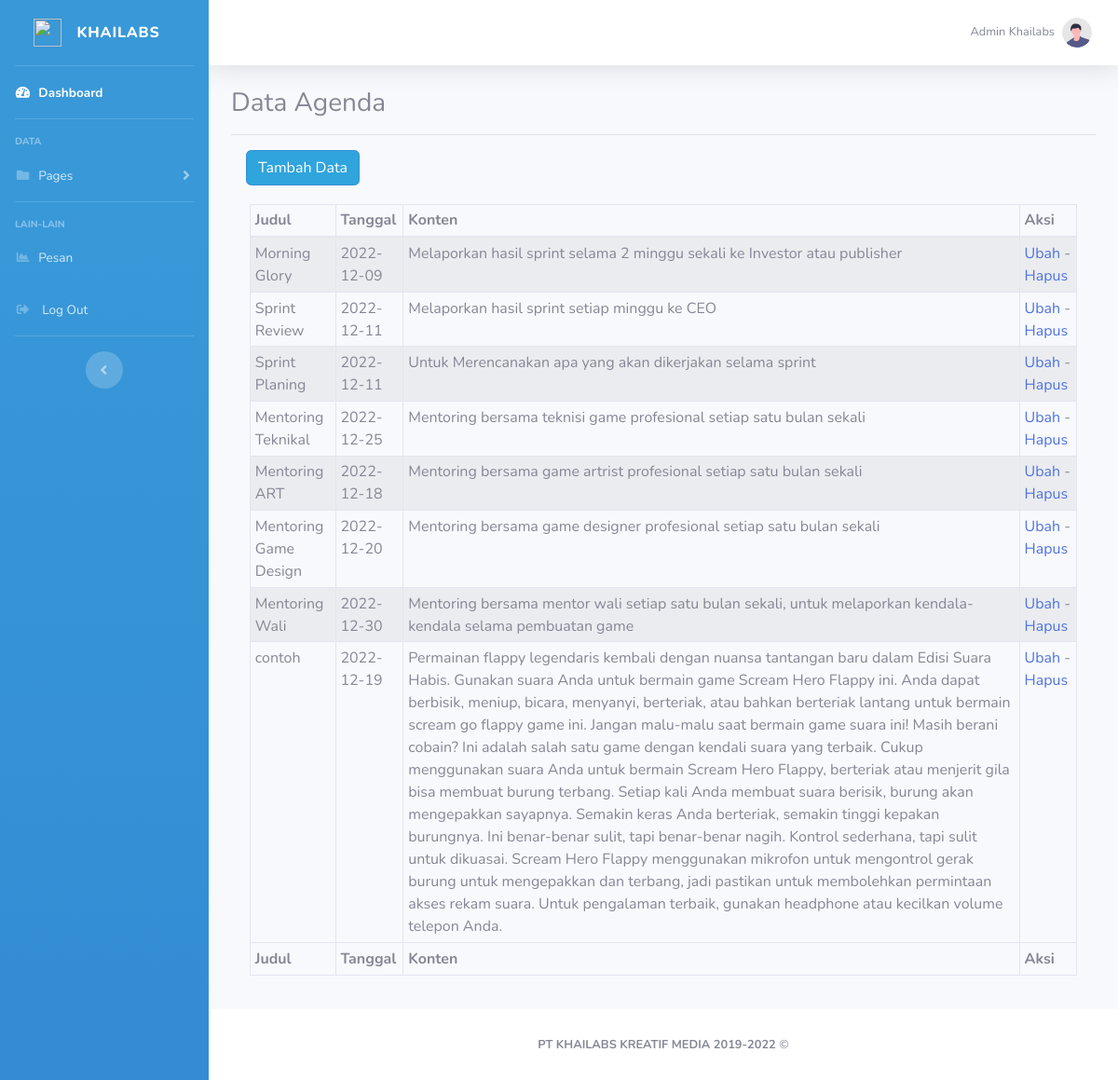
/admin/?page=agenda (signed in), run on the app's committed database.
### tables this page shows
CREATE TABLE `tb_agenda` (
  `id_agenda` int(12) NOT NULL,
  `judul_agenda` varchar(50) NOT NULL,
  `konten_agenda` text NOT NULL,
  `tanggal_agenda` date NOT NULL,
  `id_user` int(12) NOT NULL
);

### admin/halaman/agenda.php (the view)
<h3>Data Agenda</h3>
<hr>
<a href=".?page=tambahagenda" class="btn btn-primary ml-3">Tambah Data</a>
<div class="card-body">
    <div class="table-responsive">
        <table class="table table-striped table-bordered table-sm"  id="dataTable" width="100%" cellspacing="0">
            <thead>
                <tr>
                    <th>Judul</th>
                    <th>Tanggal</th>
                    <th>Konten</th>
                    <th>Aksi</th>
                </tr>
            </thead>
            <tfoot>
                <tr>
                    <th>Judul</th>
                    <th>Tanggal</th>
                    <th>Konten</th>
                    <th>Aksi</th>
                </tr>
            </tfoot>
            <tbody>
                <?php
                $sql = "SELECT * FROM tb_agenda";
                $q = mysqli_query($k, $sql);
                while($r = mysqli_fetch_assoc($q)){
                ?>
                <tr>
                    <td><?=$r['judul_agenda']?></td>
                    <td><?=$r['tanggal_agenda']?></td>
                    <td><?=$r['konten_agenda']?></td>
                    <td>
                    <a href=".?page=ubahagenda&id=<?=$r['id_agenda']?>">Ubah</a>
                        -
                    <a onclick="return confirm('Apakah Anda Yakin Menghapus?')" href=".?page=hapusagenda&id=<?=$r['id_agenda']?>">Hapus</a>
                    </td>
                </tr>
                <?php } ?>
            </tbody>
        </table>
    </div>
</div>

### admin/index.php (shortened to what this page needs)
<?php
if(empty($_SESSION['iduser'])){
    echo "<script>location='login.php'</script>";
}else{
?>
<!DOCTYPE html>
<html lang="en">
<head>
    <link href="vendor/fontawesome-free/css/all.min.css" rel="stylesheet" type="text/css">
    <link href="css/sb-admin-2.css" rel="stylesheet">
</head>
<body id="page-top">
    <div id="wrapper">
        <ul class="navbar-nav  bg-gradient-primary sidebar sidebar-dark accordion " id="accordionSidebar">
            <a class="sidebar-brand d-flex align-items-center justify-content-center" href=".">
                <div class="sidebar-brand-icon ">
                <img src="../user/assets/img/logo/k2putih.png" height="30" width="30" alt="">
                </div>
                <div class="sidebar-brand-text mx-3">KHAILABS</div>
            </a>
            <hr class="sidebar-divider my-0">
            <li class="nav-item active">
                <a class="nav-link" href="index.php">
                    <i class="fas fa-fw fa-tachometer-alt"></i>
                    <span>Dashboard</span></a>
            </li>
            <hr class="sidebar-divider">
            <div class="sidebar-heading">
                DATA
            </div>
                        <li class="nav-item">
                <a class="nav-link collapsed" href="#" data-toggle="collapse" data-target="#collapsePages"
                    aria-expanded="true" aria-controls="collapsePages">
                    <i class="fas fa-fw fa-folder"></i>
                    <span>Pages</span>
                </a>
            </li>
            <hr class="sidebar-divider">
            <div class="sidebar-heading">
                LAIN-LAIN
            </div>
            <li class="nav-item">
                <a class="nav-link" href=".?page=kritik">
                    <i class="fas fa-fw fa-chart-area"></i>
                    <span>Pesan</span></a>
            </li>
            <li class="nav-item">
                <a class="nav-link" href=".?page=keluar">
                    <i class="fas fa-sign-out-alt fa-sm fa-fw mr-2"></i>
                    <span>Log Out</span></a>
            </li>
            <hr class="sidebar-divider d-none d-md-block">
            <div class="text-center d-none d-md-inline">
                <button class="rounded-circle border-0" id="sidebarToggle"></button>
            </div>
        </ul>
        <div id="content-wrapper" class="d-flex flex-column">
            <div id="content">
                <nav class="navbar navbar-expand navbar-light bg-white topbar mb-4 static-top shadow according">
                    <ul class="navbar-nav ml-auto">
                        <li class="nav-item dropdown no-arrow">
                            <a class="nav-link dropdown-toggle" href="#" id="userDropdown" role="button"
                                data-toggle="dropdown" aria-haspopup="true" aria-expanded="false">
                                <span class="mr-2 d-none d-lg-inline text-gray-600 small"><?=$_SESSION['namauser']?></span>
                                <img class="img-profile rounded-circle"
                                    src="img/undraw_profile.svg">
                            </a>
                        </li>
                    </ul>
                </nav>
                <div class="container-fluid">
                    <?php
                            $halaman = @$_GET['page'];
                            $beranda = "halaman/beranda.php";
                            $p = "halaman/$halaman.php";
                            if(!empty($halaman) && file_exists($p))
                            {
                                include "$p";
                            }
                            else{
                                include "$beranda";
                            }
                        ?>
                </div>
            </div>
            <footer class="sticky-footer bg-white">
                <div class="container my-auto">
                    <div class="copyright text-center my-auto">
                        <strong><span>PT KHAILABS KREATIF MEDIA 2019-2022 </span></strong>  &copy;
                    </div>
                </div>
            </footer>
        </div>
    </div>
</body>
</html>
<?php } ?>

### data on the page
tb_agenda: judul_agenda "Morning Glory", tanggal_agenda "2022-12-09", konten_agenda "Melaporkan hasil sprint selama 2 minggu sekali ke Investor atau publisher"
tb_agenda: judul_agenda "Sprint Review", tanggal_agenda "2022-12-11", konten_agenda "Melaporkan hasil sprint setiap minggu ke CEO"
tb_agenda: judul_agenda "Sprint Planing", tanggal_agenda "2022-12-11", konten_agenda "Untuk Merencanakan apa yang akan dikerjakan selama sprint"
tb_agenda: judul_agenda "Mentoring Teknikal", tanggal_agenda "2022-12-25", konten_agenda "Mentoring bersama teknisi game profesional setiap satu bulan sekali"
tb_agenda: judul_agenda "Mentoring ART", tanggal_agenda "2022-12-18", konten_agenda "Mentoring bersama game artrist profesional setiap satu bulan sekali"
tb_agenda: judul_agenda "Mentoring Game Design", tanggal_agenda "2022-12-20", konten_agenda "Mentoring bersama game designer profesional setiap satu bulan sekali"
tb_agenda: judul_agenda "Mentoring Wali", tanggal_agenda "2022-12-30", konten_agenda "Mentoring bersama mentor wali setiap satu bulan sekali, untuk melaporkan kendala-kendala selama pembuatan game"
tb_agenda: judul_agenda "contoh", tanggal_agenda "2022-12-19", konten_agenda "Permainan flappy legendaris kembali dengan nuansa tantangan baru dalam Edisi Suara Habis. Gunakan suara Anda untuk bermain game Scream Hero Flappy ini. Anda dapat berbisik, meniup, bicara, menyanyi, berteriak, atau bahkan berteriak lantang untuk bermain scream go flappy game ini. Jangan malu-malu saat bermain game suara ini! Masih berani cobain? Ini adalah salah satu game dengan kendali suara yang terbaik. Cukup menggunakan suara Anda untuk bermain Scream Hero Flappy, berteriak atau menjerit gila bisa membuat burung terbang. Setiap kali Anda membuat suara berisik, burung akan mengepakkan sayapnya. Semakin keras Anda berteriak, semakin tinggi kepakan burungnya. Ini benar-benar sulit, tapi…"

### other printed values
$_SESSION['namauser'] "Admin Khailabs"
